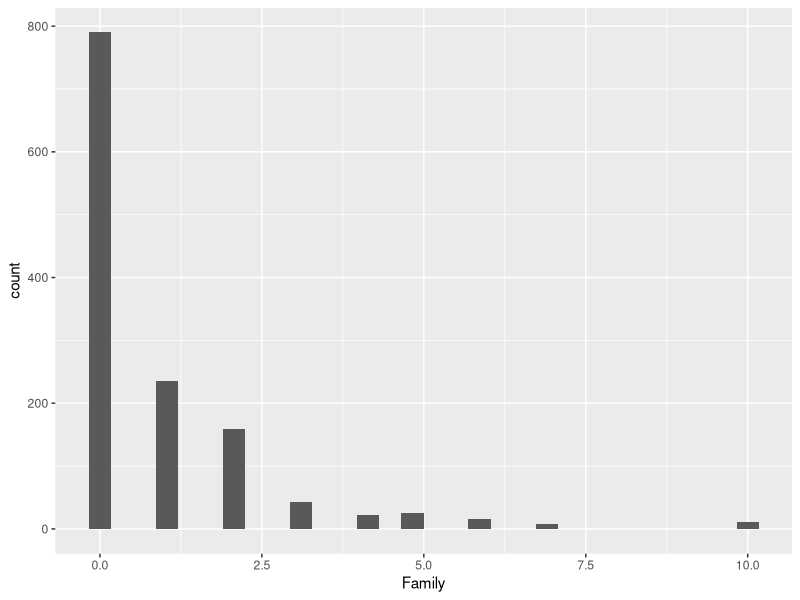
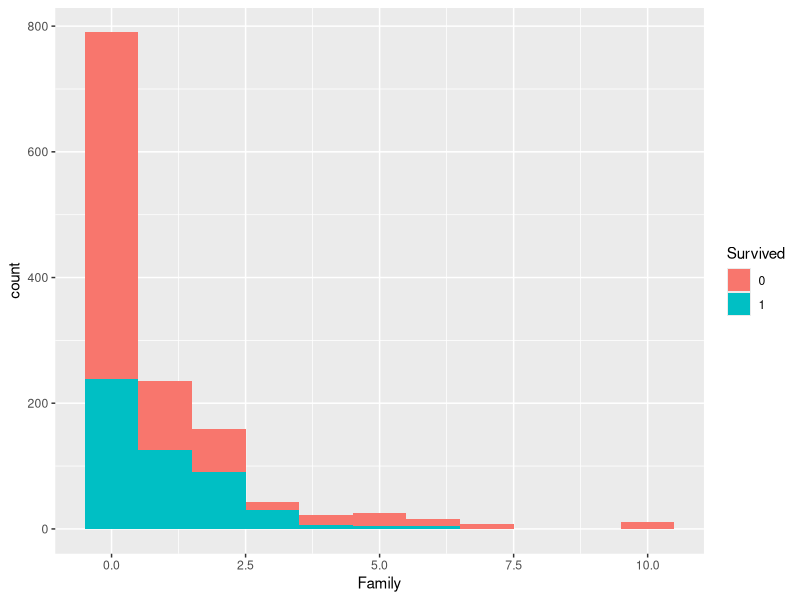
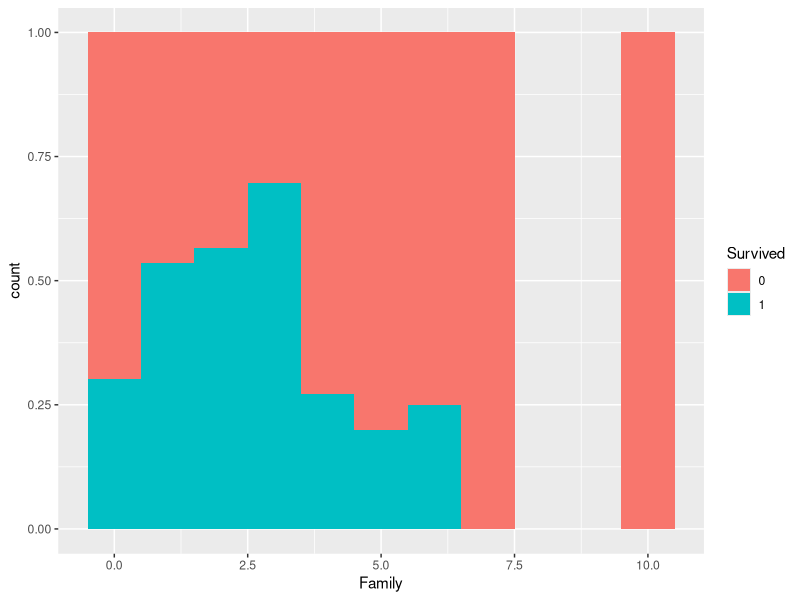

Write the R code that produced these figures, in order. (Note: this script raises an error after producing the figures.)

#1. 세팅
# [O] 프로젝트 설정 ####
# [O] 경로설정

getwd()

#2. 데이터 입수
# [O] csv 확인 ####
# [] 데이터 불러와 저장하기 ####
raw <- read.csv('titanic.csv',
                sep = ',', #separator
                header = T,#칼럼형 존재 여부
                stringsAsFactors = F) #문자형 데이터 인식 형태

install.packages ('rlang')
install.packages('ggplot2')
install.packages('caret')
install.packages('e1071')
library(ggplot2)
library(caret)
library('e1071')


#[]데이터 확인
#head(raw,2)
#tail(raw,2)
#summary(raw)
#str(raw) ####

colnames(raw)[1] <- 'id'

raw_backup <- raw #backup
#summary(raw)

#변수별 데이터 확인 ####
summary(raw$Survived)
summary(raw$Pclass)
summary(raw$Sex)
summary(raw$Age) # NA : 263
summary(raw$Sibsp)
summary(raw$Parch)
summary(raw$Ticket)
summary(raw$Fare)
summary(raw$cabin)
summary(raw$Embarked)

# - 데이터 유형 변경 ####
raw1 <- raw #백업

str(raw1$Survived)
#as.factor(raw1$Survived) #R에서 범주형 데이터를 나타내는 유형


raw1$Survived <- as.factor(raw1$Survived)
raw1$Pclass <- as.factor(raw1$Pclass)
raw1$Sex <- as.factor(raw1$Sex)
raw1$Embaked <- as.factor(raw1$Embarked)
summary(raw1$Embarked)

# [O] 이상치, 결측치 확인 1 ####
#is.na(raw1)
# [O] 결측치 유형 - Null, NA, NaN, 공백('', '  '), -1, 99

raw1$Cabin == '' #결측치 ''
raw1[raw1$Cabin == '',]
nrow(raw1[raw1$Cabin == '',]) #1014

raw1$Embarked == '' #결측치 ''
raw1[raw1$Embarked == '',]
nrow(raw1[raw1$Embarked == '',]) #2

summary(raw1$Age)

mean(raw1$Age) #평균 -> NA
mean(raw1$Age, na.rm = T) # 결측치 값은 지우고 평균
age_mean <- mean(raw1$Age, na.rm = T)

raw1[which(is.na(raw1$Age)),]$Age <- age_mean

summary(raw1$Age)
mean(raw1$Age) #평균 -> 29.88114


raw2 <- raw1

raw2$SibSp
raw2$Parch

raw2$Family <- raw2$SibSp + raw2$Parch
summary(raw2)

# 모델링 ####
ggplot(raw2, aes(x=Family)) + geom_histogram()
ggplot(raw2, aes(x=Family, fill= Survived)) + geom_histogram(binwidth = 1)
ggplot(raw2, aes(x=Family, fill= Survived)) + geom_histogram(binwidth = 1, position = 'fill')


# ####

dataset <- raw # 백업2
dataset <- raw2[,c('Survived','Pclass','Sex','Age','Family','Fare','Embarked') ]
summary(dataset)
# [] 데이터셋 분할 ####
idx <- seq(1:1309)
train_idx <- sample(idx, #샘플링 대산 데이터
                    size = length(idx)*0.7, #70% 학습
                    replace = F) #비복원추출
test_idx <- idx[-train_idx]

dataset_train <- dataset[train_idx, ]
dataset_test <- dataset[test_idx, ]

# 정규화 ####
scale <- caret::preProcess(dataset_train, method = c('center','scale'))

dataset_train_scale <- predict(scale, dataset_train) # 정규화된 훈련용 데이터
dataset_test_scale <- predict(scale, dataset_test) # 정규화된 검증용 데이터

str(dataset_train_scale)


# 모델 학습
svm(Survived ~ Pclass + Sex + Age + Famil + Fare + Embarked,
    data = dataset_train_scale)
